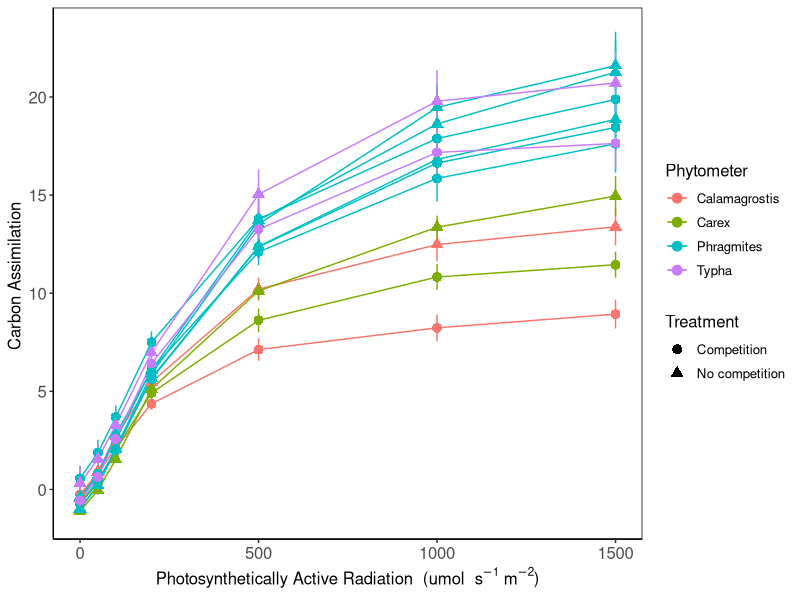
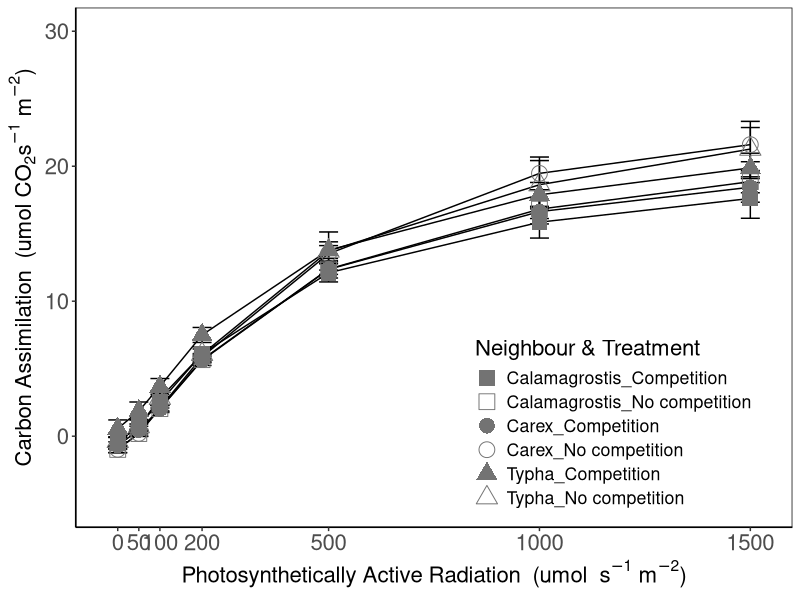
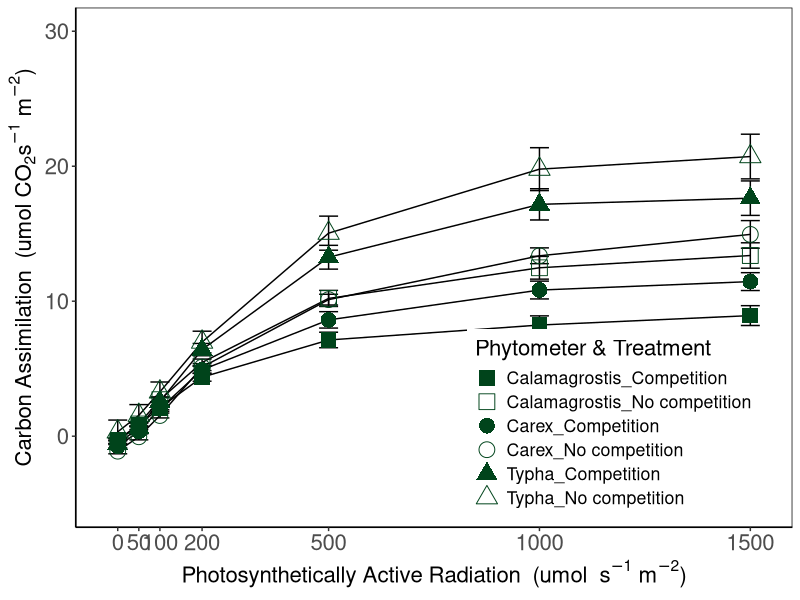
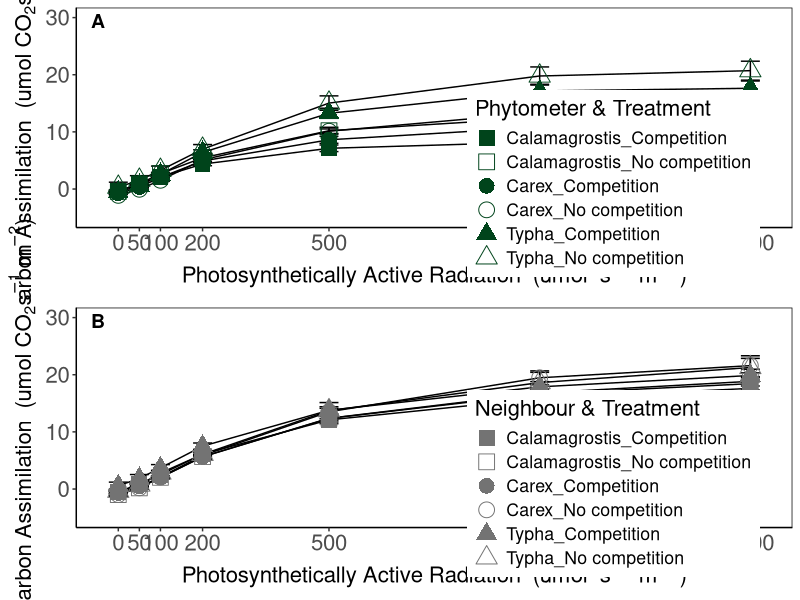
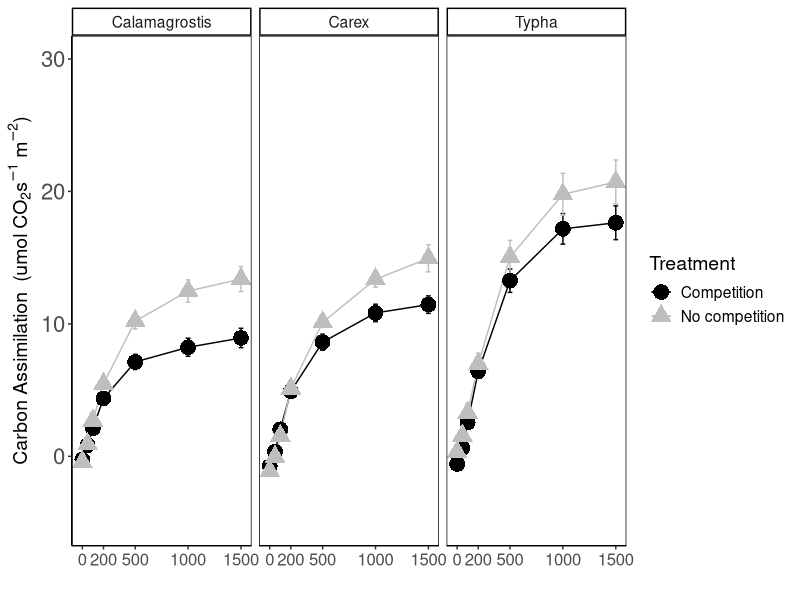
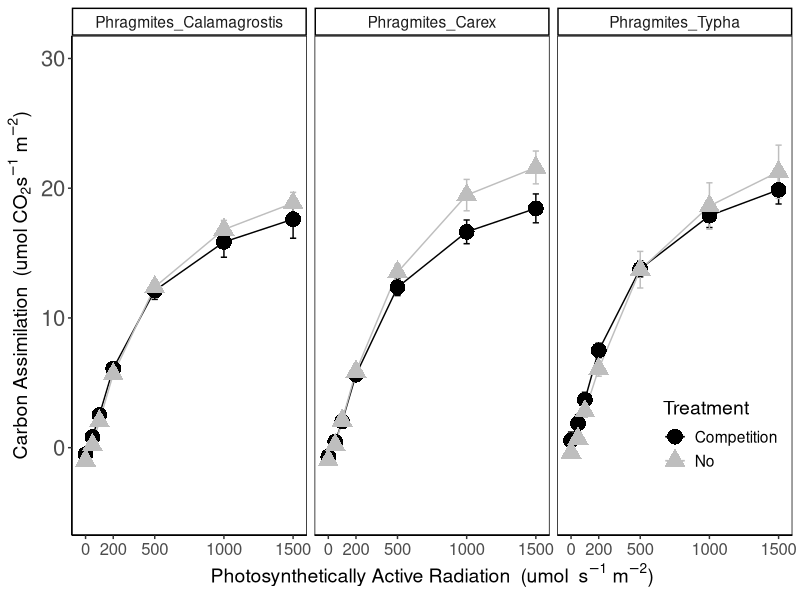
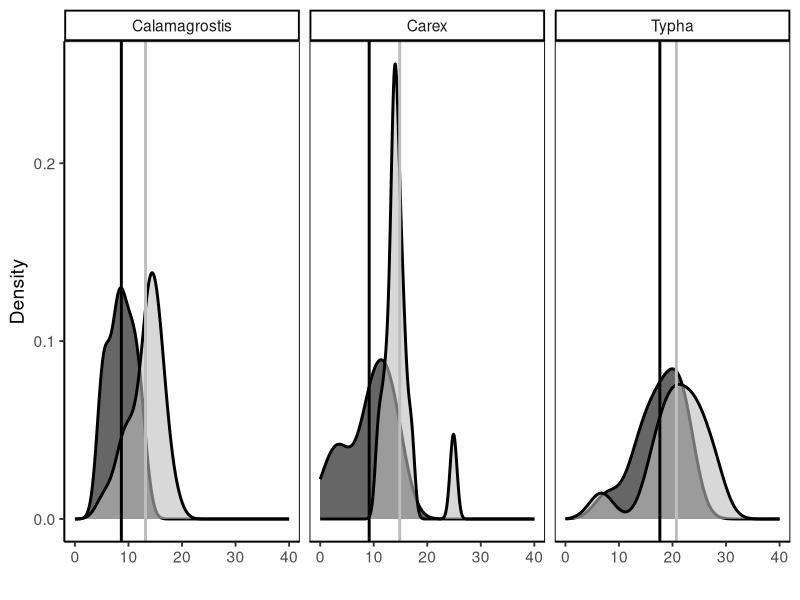
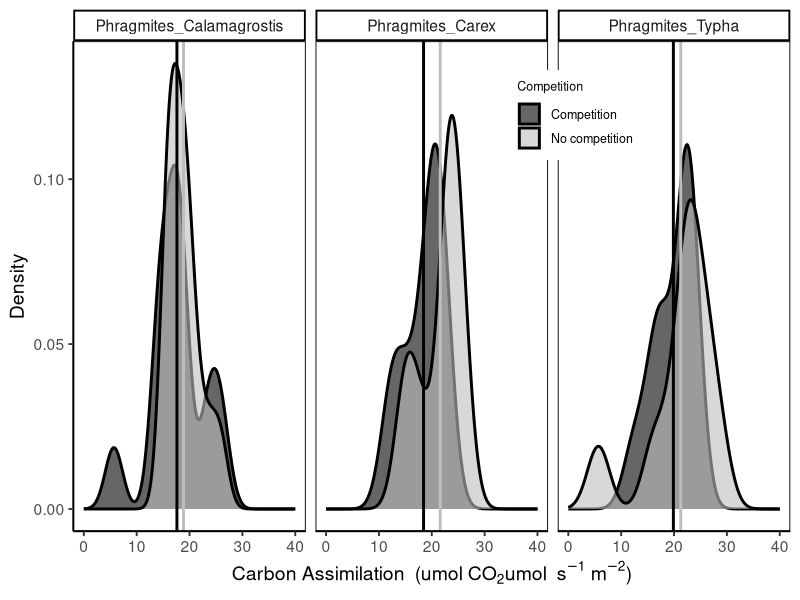

Reproduce these figures in R, in order.
library(tidyverse)
library(ggpubr)

ciras.17 <- read.csv("Data/CIRAS_long_2017.csv")

ciras.16 <- read.csv("Data/CIRAS_2016.csv") 


#### 2016 data play around #####

ciras.16 <- ciras.16 %>% 
  unite("spp_trt", Phytometer, Treatment, remove = FALSE)

ciras.16$light <- as.factor(ciras.16$light)
str(ciras.16)

ciras.17 <- ciras.17 %>% 
  unite("spp_trt", Phytometer, Treatment, remove = FALSE)

ciras.17$light <- as.factor(ciras.17$light)
str(ciras.17)


ciras <- full_join(ciras.16, ciras.17)
ciras <- ciras[,1:10]


sum <- ciras %>% group_by(spp_trt, light) %>% 
  summarise(avg = mean(carbon),
            sd = sd(carbon),
            N = length(carbon),
            str = (sd/(sqrt(N))))

ciras.sum <- read.csv("Data/CIRAS_summary.csv")
colnames(ciras.sum)


ggplot(ciras.sum, aes(x = light, y = avg, color = Phytometer,
                      shape = Treatment,
                      group = spp_trt)) +
  geom_errorbar(aes(ymin = avg - str, ymax = avg + str), width = 0.1) +
  geom_line() +
  geom_point(size = 3) +
  theme_classic() +
  labs(y = "Carbon Assimilation ",
       x = expression(paste("Photosynthetically Active Radiation"," ", " (", "umol  ",  s^-1, " ", m^-2, sep=")"))) + 
  #scale_color_manual(values = c("#9ebcda","#8856a7")) +
  theme(panel.border = element_rect(fill = NA)) +
  theme(text = element_text(size = 12),
        axis.text.x = element_text(size = 12),
        axis.text.y = element_text(size = 12))



ciras.phrag <- ciras.sum %>% filter(Phytometer == "Phragmites")

ciras.phrag <- ciras.phrag %>% 
  unite("neigh_trt", Neighbour, Treatment, remove = FALSE)


phr.ciras <- ggplot(ciras.phrag, aes(x = light, y = avg,
                      shape = neigh_trt,
                      group = neigh_trt)) +
  geom_errorbar(aes(ymin = avg - str, ymax = avg + str)) +
  geom_line() +
  geom_point(colour = "#737373", size = 5) +
  theme_classic() +
  labs(y = expression(paste("Carbon Assimilation"," ", " (", "umol CO"[2],  s^-1, " ", m^-2, sep=")")),
       x = expression(paste("Photosynthetically Active Radiation"," ", " (", "umol  ",  s^-1, " ", m^-2, sep=")"))) + 
  scale_shape_manual(values = c(15, 0, 16, 1, 17, 2)) +
  theme(panel.border = element_rect(fill = NA)) +
  theme(text = element_text(size = 16),
        axis.text.x = element_text(size = 16),
        axis.text.y = element_text(size = 16)) +
  ylim(-5, 30) +
  scale_x_continuous(breaks=c(0, 50, 100, 200, 500, 1000, 1500)) +
  labs(shape = "Neighbour & Treatment") +
  theme(legend.position = c(0.75, 0.2))


phr.ciras

ggsave("Figures/phrag_CIRAS.TIFF", phr.ciras,
       width = 14, height = 6.8, units = "in",
       dpi = 300)


target <- c("Carex", "Calamagrostis", "Typha")

ciras.res <- ciras.sum %>% filter(Phytometer %in% target)


ciras.res <- ciras.res %>% 
  unite("phy_trt", Phytometer, Treatment, remove = FALSE)

res.ciras <- ggplot(ciras.res, aes(x = light, y = avg,
                        shape = phy_trt,
                        group = phy_trt)) +
  geom_errorbar(aes(ymin = avg - str, ymax = avg + str)) +
  geom_line() +
  geom_point(colour = "#00441b", size = 5) +
  theme_classic() +
  labs(y = expression(paste("Carbon Assimilation"," ", " (", "umol CO"[2],  s^-1, " ", m^-2, sep=")")),
       x = expression(paste("Photosynthetically Active Radiation"," ", " (", "umol  ",  s^-1, " ", m^-2, sep=")"))) + 
  scale_color_manual(values = c("#1b7837","#4d9221", "#01665e")) +
  scale_shape_manual(values = c(15, 0, 16, 1, 17, 2)) +
  theme(panel.border = element_rect(fill = NA)) +
  theme(text = element_text(size = 16),
        axis.text.x = element_text(size = 16),
        axis.text.y = element_text(size = 16)) +
  ylim(-5, 30) +
  labs(shape = "Phytometer & Treatment") +
  scale_x_continuous(breaks=c(0, 50, 100, 200, 500, 1000, 1500)) +
  theme(legend.position = c(0.75, 0.2)) 
  
res.ciras

ggsave("Figures/res_CIRAS.TIFF", res.ciras,
       width = 14, height = 6.8, units = "in",
       dpi = 300)


panel <- ggarrange(res.ciras, phr.ciras,
                   labels = "AUTO",
                   hjust = c(-6.5, -6.5),
                   vjust = 2,
                   ncol = 1,
                   nrow = 2)

panel


ggsave("Figures/pane_CIRAS.TIFF", panel,
       width = 25, height = 6.74, units = "in",
       dpi = 300)
# size 17.8 x 6.74 in

### facet wrap #####
str(ciras.res)

plot.res<- ggplot(ciras.res, aes(x = light, y = avg,
                                    group = phy_trt,
                                    shape = Treatment,
                                    colour = Treatment)) +
  geom_errorbar(aes(ymin = avg - str, ymax = avg + str)) +
  geom_line() +
  facet_wrap("Phytometer") +
  geom_point(size = 5) +
  theme_classic() +
  labs(y = expression(paste("Carbon Assimilation"," ", " (", "umol CO"[2],  s^-1, " ", m^-2, sep=")")),
       x = "") + 
  scale_colour_manual(values = c("black", "grey")) +
  theme(panel.border = element_rect(fill = NA)) +
  theme(text = element_text(size = 14),
        axis.text.x = element_text(size = 12),
        axis.text.y = element_text(size = 16)) +
  ylim(-5, 30) +
  scale_x_continuous(breaks=c(0, 200, 500, 1000, 1500)) +
  theme(legend.position = )

plot.res


ciras.phrag <- ciras.phrag %>% 
  unite("phy_trt", Phytometer, Neighbour, remove = FALSE)

ciras.phrag <- ciras.phrag  %>% 
  separate(neigh_trt, c(NA,"Treatment"), remove = FALSE) 

colnames(ciras.phrag)


plot.phr <- ggplot(ciras.phrag, aes(x = light, y = avg,
                         group = neigh_trt,
                         shape = Treatment,
                         colour = Treatment)) +
  geom_errorbar(aes(ymin = avg - str, ymax = avg + str)) +
  geom_line() +
  facet_wrap("phy_trt") +
  geom_point(size = 5) +
  scale_colour_manual(values = c("black", "grey")) +
  theme_classic() +
  labs(y = expression(paste("Carbon Assimilation"," ", " (", "umol CO"[2],  s^-1, " ", m^-2, sep=")")),
       x = expression(paste("Photosynthetically Active Radiation"," ", " (", "umol  ",  s^-1, " ", m^-2, sep=")"))) + 
  theme(panel.border = element_rect(fill = NA)) +
  theme(text = element_text(size = 14),
        axis.text.x = element_text(size = 12),
        axis.text.y = element_text(size = 16)) +
  ylim(-5, 30) +
  scale_x_continuous(breaks=c(0, 200, 500, 1000, 1500)) +
  theme(legend.position = c(0.9, 0.2))

plot.phr


carbon.assim.panel <- ggarrange(plot.res, plot.phr,
          nrow = 2)

ggsave("Figures/Carbon_facet.jpeg", carbon.assim.panel)


######## Comparison at 1500 ########

light1500 <- ciras %>% filter(light == "1500")

target <- c("Calamagrostis", "Carex", "Typha")

light1500.res <- light1500 %>% filter(Species %in% target)
colnames(light1500.res)


sum.1500 <- light1500.res %>% 
  group_by(Species, Treatment) %>% 
  summarise(median = median(carbon))

light1500.res %>% 
  group_by(Species, Treatment) %>% 
  mutate(Cmean = mean(carbon),
         Cmedian = median(carbon)) -> light1500.res

res1500 <- ggplot(light1500.res, aes(x = carbon, fill = as.factor(Treatment))) +
  geom_density(alpha = 0.6, size = 1) +
  facet_wrap("Species") + 
  scale_fill_manual(values = c("black", "grey")) +
  theme_classic(base_size = 14) +
  theme(plot.title = element_text(size = 14, face = "bold"),
        legend.title=element_text(size=9), 
        legend.text=element_text(size=9)) +
  theme(panel.border = element_rect(fill = NA)) +
  labs(x = " ",
       y = "Density") +
  xlim(0, 40) +
  labs(fill = "Competition") +
  theme(legend.position = c(0.85, 0.8)) +
  geom_vline(aes(xintercept = Cmean,
                 colour = Treatment),
             size = 1,
             show.legend = FALSE) +
  scale_colour_manual(values = c("black", "grey")) +
  theme(legend.position = "none")

res1500




light1500.phrag <- light1500 %>% filter(Species == "Phragmites")

light1500.phrag %>% 
  group_by(Neighbour, Treatment) %>% 
  mutate(Cmean = mean(carbon),
         Cmedian = median(carbon)) -> light1500.phrag


phrag1500 <- ggplot(light1500.phrag, aes(x = carbon, fill = as.factor(Treatment))) +
  geom_density(alpha = 0.6, size = 1) +
  facet_wrap("Phytometer") + 
  scale_fill_manual(values = c("black", "grey")) +
  theme_classic(base_size = 14) +
  theme(plot.title = element_text(size = 14, face = "bold"),
        legend.title=element_text(size=9), 
        legend.text=element_text(size=9)) +
  theme(panel.border = element_rect(fill = NA)) +
  labs(x = expression(paste("Carbon Assimilation"," ", " (", "umol CO"[2], "umol  ",  s^-1, " ", m^-2, sep=")")),
       y = "Density") +
  xlim(0, 40) +
  labs(fill = "Competition") +
  theme(legend.position = "none") +
  geom_vline(aes(xintercept = Cmean,
                 colour = Treatment),
             size = 1,
             show.legend = FALSE) +
  scale_colour_manual(values = c("black", "grey")) +
  theme(legend.position = c(0.7, 0.85))

phrag1500

carbon.1500 <- ggarrange(res1500, phrag1500,
          nrow = 2)


ggsave("Figures/Carbon Assimilation 1500 panel.JPEG", carbon.1500)


all.panel <- ggarrange(carbon.assim.panel, carbon.1500,
          labels = "AUTO")



ggsave("Figures/All_Carbon_Assimilation.JPEG", all.panel)
